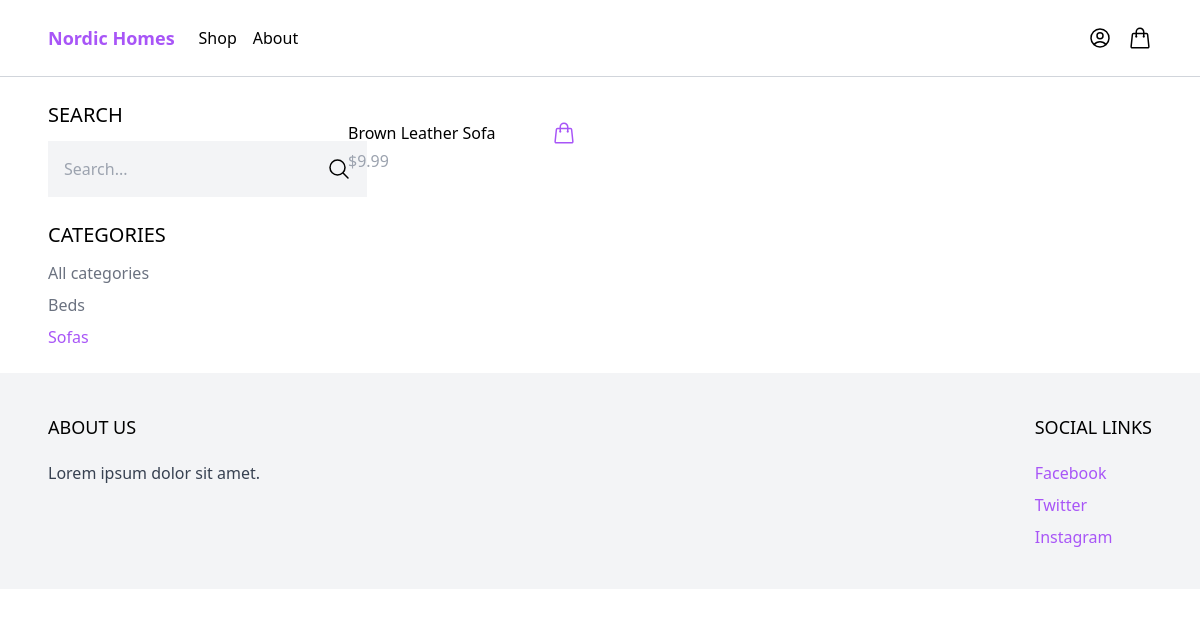
Screenshot of /shop/?category=sofas with the database file from the repository.
### products/models.py (models this page shows, shortened)
class Category(models.Model):
    name = models.CharField(max_length=255)
    slug = models.SlugField()
    class Meta:
        ordering = ('name',)

class Product(models.Model):
    category = models.ForeignKey(Category, related_name='products', on_delete=models.CASCADE)
    name = models.CharField(max_length=255)
    slug = models.SlugField()
    description  = models.TextField(blank=True, null=True)
    price = models.IntegerField()
    created_at = models.DateTimeField(auto_now_add=True)
    class Meta:
        ordering = ('-created_at',)

### core/views.py (the view)
# urls.py: path('shop/', shop, name='shop'),
def shop(request):
    categories = Category.objects.all()
    products = Product.objects.all()
    active_category = request.GET.get('category',  '')
    if active_category:
        products = products.filter(category__slug=active_category)
    query = request.GET.get('query', '')
    if query:
        products = products.filter(name__icontains=query)
    context = {
        'categories': categories,
        'products': products,
        'active_category': active_category
    }
    return render(request, 'core/shop.html', context)

### core/templates/core/shop.html (shortened to what this page needs)
{% extends 'core/base.html' %}
{% block content %}
<div class="max-w-6xl mx-auto flex flex-wrap items-start py-6 px-6 xl:px-0">
    <div class="filter w-full lg:w-1/4">
        <h3 class="mb-3 text-xl uppercase">Search</h3>
        <form method="get" action=".">
            <div class="flex">
                <input type="text" name="query" class="p-4 bg-gray-100 border-0" placeholder="Search...">
                <button class="p-4 bg-gray-100 border-0">
                    <svg xmlns="http://www.w3.org/2000/svg" fill="none" viewBox="0 0 24 24" stroke-width="1.5"
                        stroke="currentColor" class="size-6">
                        <path stroke-linecap="round" stroke-linejoin="round"
                            d="m21 21-5.197-5.197m0 0A7.5 7.5 0 1 0 5.196 5.196a7.5 7.5 0 0 0 10.607 10.607Z" />
                    </svg>
                </button>
            </div>
        </form>
        <h3 class="mt-6 mb-3 text-xl uppercase">Categories</h3>
        <ul class="space-y-2">
            <li><a href="#" class="{% if not active_category %}text-purple-500{% else %}text-gray-500{% endif %}">All categories</a></li>
            {% for category in categories  %}
            <li><a href="{% url 'shop' %}?category={{ category.slug }}" class="{% if category.slug == active_category %}text-purple-500{% else %}text-gray-500{% endif %}">{{ category.name }}</a></li>
            {% endfor %}
        </ul>
    </div>
    <div class="products w-full lg:w-3/4 -mt-4 flex items-centre flex-wrap">
        {% for product in products %}
        <div class="w-full md:w-1/3 xl:w-1/4 p-6">
            <div class="pt-3 flex items-center justify-between">
                <a href="#">{{ product.name }}</a>
                <a href="#" class="text-purple-500 hover:text-purpal-500">
                </a>
            </div>
            <p class="pt-1 text-gray-400">$9.99</p>
        </div>
        {% endfor %}
    </div>
</div>
{% endblock content %}

### rows the page displays
Category: name "Beds"
Category: name "Sofas"
Product: name "Brown Leather Sofa"
